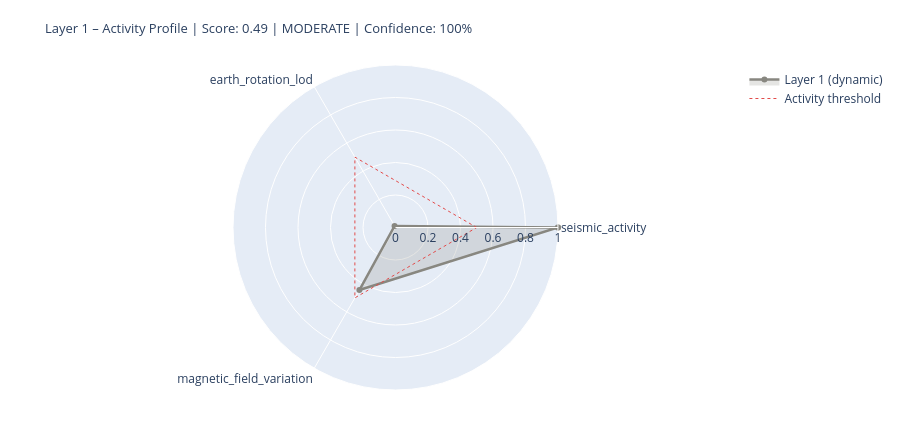

The notebook cell this image was saved under:
### Markdown cell above
---
## 5. State Assessment & Handoff to Layer 2

### Code cell
# ============================================================
# LAYER 1 SCORE
# Three dynamic components only (conductivity = static baseline)
# ============================================================

def norm(v, lo, hi):
    if v is None: return None
    return max(0.0, min(1.0, (v - lo) / (hi - lo)))

# --- Seismic Activity ---
seis_score_val = None
seis_source    = 'missing'
if df_seis is not None and not df_seis.empty:
    n_events = len(df_seis)
    max_mag  = df_seis['mag'].max()
    n_strong = (df_seis['mag'] >= 6.0).sum()
    seis_score_val = norm(n_events * 0.5 + max_mag * 5 + n_strong * 10, 0, 120)
    seis_source = 'primary'

# --- Earth Rotation (LOD anomaly) ---
lod_score_val = None
lod_now       = None
lod_source    = 'missing'
if df_iers is not None and lod_col:
    lod_now       = float(df_iers[lod_col].iloc[-1])
    lod_score_val = norm(abs(lod_now), 0, 3.0)
    lod_source    = 'primary'
elif raw.get('iers_synthetic_lod') is not None:
    lod_now       = raw['iers_synthetic_lod']
    lod_score_val = norm(abs(lod_now), 0, 3.0)
    lod_source    = 'estimated_seasonal'
    print(f'  LOD estimate: {lod_now:+.3f} ms  [estimated_seasonal]')

# --- Magnetic Field Variation (Kp as dynamic proxy) ---
mag_score_val = None
kp_val        = None
mag_source    = 'missing'
if df_geomag is not None and not df_geomag.empty:
    kp_val        = float(df_geomag['kp'].iloc[-1])
    mag_score_val = norm(kp_val, 0, 9)
    mag_source    = 'primary'
elif layer0 and layer0.get('raw_values', {}).get('Kp_index', {}).get('value') is not None:
    kp_val        = layer0['raw_values']['Kp_index']['value']
    mag_score_val = norm(kp_val, 0, 9)
    mag_source    = 'from_layer0'

# --- Conductivity Baseline (static – not in dynamic score) ---
ocean_fraction = 0.71
leitf_baseline = {
    'ocean_surface_fraction': ocean_fraction,
    'ocean_conductivity_Sm':  CONSTANTS['conductivity_ocean_Sm'],
    'role': 'stable_boundary_condition',
}

# --- Assemble (dynamic components only) ---
COMPONENTS = {
    'seismic_activity':        {'score': seis_score_val, 'source': seis_source, 'dynamic': True},
    'earth_rotation_lod':      {'score': lod_score_val,  'source': lod_source,  'dynamic': True},
    'magnetic_field_variation': {'score': mag_score_val,  'source': mag_source,  'dynamic': True},
}

available   = {k: v['score'] for k, v in COMPONENTS.items() if v['score'] is not None}
unavailable = [k for k, v in COMPONENTS.items() if v['score'] is None]
layer1_score = round(sum(available.values()) / len(available), 4) if available else None
confidence   = round(len(available) / len(COMPONENTS), 2)
level = ('unknown'  if layer1_score is None
         else 'calm'     if layer1_score < 0.3
         else 'moderate' if layer1_score < 0.6
         else 'active')

# Console output
W = 64
print('=' * W)
print('LAYER 1 – PLANETARY BODY – STATE ASSESSMENT')
print('=' * W)
for name, comp in COMPONENTS.items():
    s = comp['score']
    if s is not None:
        bar = '█' * int(s * 20) + '░' * (20 - int(s * 20))
        print(f'  {name:<34} {bar}  {s:.2f}  [{comp["source"]}]')
    else:
        print(f'  {name:<34} {"─" * 20}  n/a   [missing]')
print(f'  {"Conductivity (Baseline)":<34} {"─" * 20}  static [boundary_condition]')
print('-' * W)
print(f'  Score (dynamic):  {layer1_score:.3f}  ({len(available)}/{len(COMPONENTS)} components)')
print(f'  Confidence:       {confidence:.0%}')
print(f'  Level:            {level.upper()}')
if layer0:
    print(f'  Layer-0 input:    {layer0["level"].upper()} | Driver: {layer0["dominant_driver"]}')
print('=' * W)

# Radar chart
cats   = list(available.keys())
vals_r = list(available.values())
if len(cats) >= 3:
    fig = go.Figure()
    fig.add_trace(go.Scatterpolar(
        r=vals_r + [vals_r[0]], theta=cats + [cats[0]],
        fill='toself', fillcolor='rgba(136,135,128,0.22)',
        line=dict(color='#888780', width=2.5), name='Layer 1 (dynamic)'
    ))
    fig.add_trace(go.Scatterpolar(
        r=[0.5] * (len(cats)+1), theta=cats + [cats[0]],
        line=dict(color='#E24B4A', dash='dot', width=1),
        mode='lines', name='Activity threshold'
    ))
    fig.update_layout(
        title=dict(
            text=f'Layer 1 – Activity Profile | Score: {layer1_score:.2f} | {level.upper()} | Confidence: {confidence:.0%}',
            font=dict(size=13)),
        polar=dict(radialaxis=dict(visible=True, range=[0, 1])),
        height=430, showlegend=True,
        margin=dict(l=60, r=60, t=65, b=40)
    )
    fig.show()

### Figure 1 — Plotly figure (JSON) as saved in the notebook; plotly's stock layout.template omitted (floating-point values rounded to 4 significant figures)
{"data": [{"fill": "toself", "fillcolor": "rgba(136,135,128,0.22)", "line": {"color": "#888780", "width": 2.5}, "name": "Layer 1 (dynamic)", "r": [1.0, 0.0114, 0.4444, 1.0], "theta": ["seismic_activity", "earth_rotation_lod", "magnetic_field_variation", "seismic_activity"], "type": "scatterpolar"}, {"line": {"color": "#E24B4A", "dash": "dot", "width": 1}, "mode": "lines", "name": "Activity threshold", "r": [0.5, 0.5, 0.5, 0.5], "theta": ["seismic_activity", "earth_rotation_lod", "magnetic_field_variation", "seismic_activity"], "type": "scatterpolar"}], "layout": {"height": 430, "margin": {"b": 40, "l": 60, "r": 60, "t": 65}, "polar": {"radialaxis": {"range": [0, 1], "visible": true}}, "showlegend": true, "title": {"font": {"size": 13}, "text": "Layer 1 – Activity Profile | Score: 0.49 | MODERATE | Confidence: 100%"}}}
